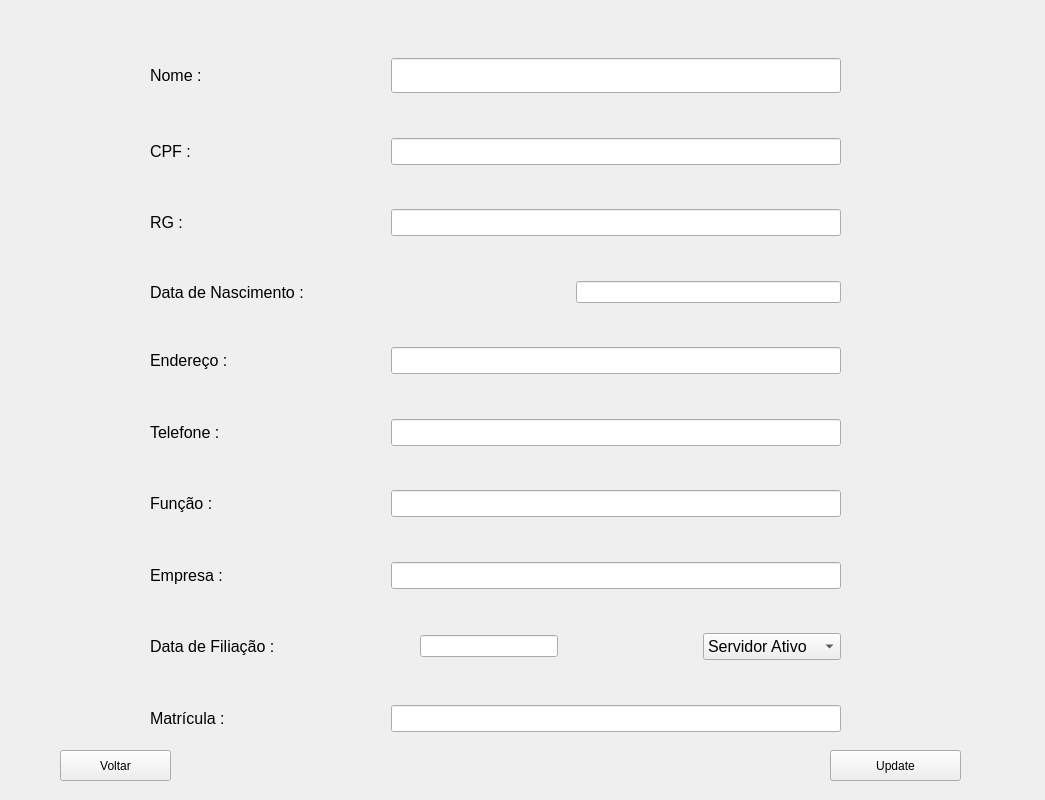
<?xml version="1.0" encoding="UTF-8"?>
<ui version="4.0">
 <class>Pesquisar</class>
 <widget class="QWidget" name="Pesquisar">
  <property name="geometry">
   <rect>
    <x>0</x>
    <y>0</y>
    <width>1045</width>
    <height>800</height>
   </rect>
  </property>
  <property name="windowTitle">
   <string>Pesquisar</string>
  </property>
  <property name="windowIcon">
   <iconset>
    <normaloff>imagens/icone.jpg</normaloff>imagens/icone.jpg</iconset>
  </property>
  <widget class="QWidget" name="horizontalLayoutWidget">
   <property name="geometry">
    <rect>
     <x>100</x>
     <y>20</y>
     <width>801</width>
     <height>71</height>
    </rect>
   </property>
   <layout class="QHBoxLayout" name="horizontalLayout">
    <item>
     <spacer name="horizontalSpacer">
      <property name="orientation">
       <enum>Qt::Horizontal</enum>
      </property>
      <property name="sizeHint" stdset="0">
       <size>
        <width>40</width>
        <height>20</height>
       </size>
      </property>
     </spacer>
    </item>
    <item>
     <widget class="QLabel" name="label">
      <property name="font">
       <font>
        <pointsize>16</pointsize>
       </font>
      </property>
      <property name="text">
       <string>Selecione o metodo de pesquisa</string>
      </property>
     </widget>
    </item>
    <item>
     <spacer name="horizontalSpacer_2">
      <property name="orientation">
       <enum>Qt::Horizontal</enum>
      </property>
      <property name="sizeHint" stdset="0">
       <size>
        <width>40</width>
        <height>20</height>
       </size>
      </property>
     </spacer>
    </item>
   </layout>
  </widget>
  <widget class="QComboBox" name="Pes_ModoPesquisa">
   <property name="geometry">
    <rect>
     <x>100</x>
     <y>120</y>
     <width>241</width>
     <height>41</height>
    </rect>
   </property>
   <item>
    <property name="text">
     <string>Nome</string>
    </property>
   </item>
   <item>
    <property name="text">
     <string>CPF</string>
    </property>
   </item>
   <item>
    <property name="text">
     <string>RG</string>
    </property>
   </item>
   <item>
    <property name="text">
     <string>Matricula</string>
    </property>
   </item>
  </widget>
  <widget class="QWidget" name="horizontalLayoutWidget_2">
   <property name="geometry">
    <rect>
     <x>100</x>
     <y>170</y>
     <width>801</width>
     <height>71</height>
    </rect>
   </property>
   <layout class="QHBoxLayout" name="horizontalLayout_2">
    <item>
     <spacer name="horizontalSpacer_3">
      <property name="orientation">
       <enum>Qt::Horizontal</enum>
      </property>
      <property name="sizeHint" stdset="0">
       <size>
        <width>40</width>
        <height>20</height>
       </size>
      </property>
     </spacer>
    </item>
    <item>
     <widget class="QLabel" name="label_2">
      <property name="font">
       <font>
        <pointsize>16</pointsize>
       </font>
      </property>
      <property name="text">
       <string>Entre com o dado para pesquisa</string>
      </property>
     </widget>
    </item>
    <item>
     <spacer name="horizontalSpacer_4">
      <property name="orientation">
       <enum>Qt::Horizontal</enum>
      </property>
      <property name="sizeHint" stdset="0">
       <size>
        <width>40</width>
        <height>20</height>
       </size>
      </property>
     </spacer>
    </item>
   </layout>
  </widget>
  <widget class="QLineEdit" name="Pes_DadoPesquisa">
   <property name="geometry">
    <rect>
     <x>102</x>
     <y>290</y>
     <width>671</width>
     <height>28</height>
    </rect>
   </property>
   <property name="placeholderText">
    <string>coloque os dados aqui</string>
   </property>
  </widget>
  <widget class="QPushButton" name="Pes_B_Pes">
   <property name="geometry">
    <rect>
     <x>790</x>
     <y>290</y>
     <width>111</width>
     <height>31</height>
    </rect>
   </property>
   <property name="text">
    <string>Pesquisar</string>
   </property>
  </widget>
  <widget class="QPushButton" name="Pes_B_Vis">
   <property name="geometry">
    <rect>
     <x>780</x>
     <y>680</y>
     <width>111</width>
     <height>31</height>
    </rect>
   </property>
   <property name="text">
    <string>Visualizar</string>
   </property>
  </widget>
  <widget class="QPushButton" name="Pes_B_Voltar">
   <property name="geometry">
    <rect>
     <x>30</x>
     <y>680</y>
     <width>101</width>
     <height>31</height>
    </rect>
   </property>
   <property name="text">
    <string>Voltar</string>
   </property>
  </widget>
  <widget class="QTableWidget" name="Pes_TabelaResultado">
   <property name="geometry">
    <rect>
     <x>100</x>
     <y>340</y>
     <width>820</width>
     <height>221</height>
    </rect>
   </property>
   <property name="styleSheet">
    <string notr="true"/>
   </property>
   <property name="autoScroll">
    <bool>true</bool>
   </property>
  </widget>
  <widget class="QWidget" name="Pes_VisuDados" native="true">
   <property name="enabled">
    <bool>true</bool>
   </property>
   <property name="geometry">
    <rect>
     <x>10</x>
     <y>10</y>
     <width>1021</width>
     <height>831</height>
    </rect>
   </property>
   <property name="autoFillBackground">
    <bool>true</bool>
   </property>
   <widget class="QPushButton" name="Pes_B_Update">
    <property name="geometry">
     <rect>
      <x>820</x>
      <y>740</y>
      <width>131</width>
      <height>31</height>
     </rect>
    </property>
    <property name="text">
     <string>Update</string>
    </property>
   </widget>
   <widget class="QPushButton" name="Pes_B_VoltarView">
    <property name="geometry">
     <rect>
      <x>50</x>
      <y>740</y>
      <width>111</width>
      <height>31</height>
     </rect>
    </property>
    <property name="text">
     <string>Voltar</string>
    </property>
   </widget>
   <widget class="QWidget" name="verticalLayoutWidget">
    <property name="geometry">
     <rect>
      <x>140</x>
      <y>10</y>
      <width>691</width>
      <height>712</height>
     </rect>
    </property>
    <layout class="QVBoxLayout" name="verticalLayout">
     <item>
      <spacer name="verticalSpacer_3">
       <property name="orientation">
        <enum>Qt::Vertical</enum>
       </property>
       <property name="sizeHint" stdset="0">
        <size>
         <width>20</width>
         <height>40</height>
        </size>
       </property>
      </spacer>
     </item>
     <item>
      <layout class="QHBoxLayout" name="horizontalLayout_3">
       <item>
        <widget class="QLabel" name="label_3">
         <property name="font">
          <font>
           <pointsize>12</pointsize>
          </font>
         </property>
         <property name="text">
          <string>Nome :</string>
         </property>
        </widget>
       </item>
       <item>
        <spacer name="horizontalSpacer_5">
         <property name="orientation">
          <enum>Qt::Horizontal</enum>
         </property>
         <property name="sizeHint" stdset="0">
          <size>
           <width>40</width>
           <height>20</height>
          </size>
         </property>
        </spacer>
       </item>
       <item>
        <widget class="QLineEdit" name="InputName">
         <property name="enabled">
          <bool>true</bool>
         </property>
         <property name="minimumSize">
          <size>
           <width>450</width>
           <height>35</height>
          </size>
         </property>
         <property name="font">
          <font>
           <pointsize>12</pointsize>
          </font>
         </property>
         <property name="readOnly">
          <bool>true</bool>
         </property>
        </widget>
       </item>
      </layout>
     </item>
     <item>
      <spacer name="verticalSpacer_2">
       <property name="orientation">
        <enum>Qt::Vertical</enum>
       </property>
       <property name="sizeHint" stdset="0">
        <size>
         <width>20</width>
         <height>40</height>
        </size>
       </property>
      </spacer>
     </item>
     <item>
      <layout class="QHBoxLayout" name="horizontalLayout_4">
       <item>
        <widget class="QLabel" name="label_4">
         <property name="font">
          <font>
           <pointsize>12</pointsize>
          </font>
         </property>
         <property name="text">
          <string>CPF :</string>
         </property>
        </widget>
       </item>
       <item>
        <spacer name="horizontalSpacer_6">
         <property name="orientation">
          <enum>Qt::Horizontal</enum>
         </property>
         <property name="sizeHint" stdset="0">
          <size>
           <width>40</width>
           <height>20</height>
          </size>
         </property>
        </spacer>
       </item>
       <item>
        <widget class="QLineEdit" name="InputCPF">
         <property name="minimumSize">
          <size>
           <width>450</width>
           <height>0</height>
          </size>
         </property>
         <property name="font">
          <font>
           <pointsize>12</pointsize>
          </font>
         </property>
         <property name="readOnly">
          <bool>true</bool>
         </property>
        </widget>
       </item>
      </layout>
     </item>
     <item>
      <spacer name="verticalSpacer">
       <property name="orientation">
        <enum>Qt::Vertical</enum>
       </property>
       <property name="sizeHint" stdset="0">
        <size>
         <width>20</width>
         <height>40</height>
        </size>
       </property>
      </spacer>
     </item>
     <item>
      <layout class="QHBoxLayout" name="horizontalLayout_5">
       <item>
        <widget class="QLabel" name="label_5">
         <property name="font">
          <font>
           <pointsize>12</pointsize>
          </font>
         </property>
         <property name="text">
          <string>RG :</string>
         </property>
        </widget>
       </item>
       <item>
        <spacer name="horizontalSpacer_7">
         <property name="orientation">
          <enum>Qt::Horizontal</enum>
         </property>
         <property name="sizeHint" stdset="0">
          <size>
           <width>40</width>
           <height>20</height>
          </size>
         </property>
        </spacer>
       </item>
       <item>
        <widget class="QLineEdit" name="InputRG">
         <property name="minimumSize">
          <size>
           <width>450</width>
           <height>0</height>
          </size>
         </property>
         <property name="font">
          <font>
           <pointsize>12</pointsize>
          </font>
         </property>
         <property name="readOnly">
          <bool>true</bool>
         </property>
        </widget>
       </item>
      </layout>
     </item>
     <item>
      <spacer name="verticalSpacer_4">
       <property name="orientation">
        <enum>Qt::Vertical</enum>
       </property>
       <property name="sizeHint" stdset="0">
        <size>
         <width>20</width>
         <height>40</height>
        </size>
       </property>
      </spacer>
     </item>
     <item>
      <layout class="QHBoxLayout" name="horizontalLayout_6">
       <item>
        <widget class="QLabel" name="label_6">
         <property name="font">
          <font>
           <pointsize>12</pointsize>
          </font>
         </property>
         <property name="text">
          <string>Data de Nascimento :</string>
         </property>
        </widget>
       </item>
       <item>
        <spacer name="horizontalSpacer_8">
         <property name="orientation">
          <enum>Qt::Horizontal</enum>
         </property>
         <property name="sizeHint" stdset="0">
          <size>
           <width>40</width>
           <height>20</height>
          </size>
         </property>
        </spacer>
       </item>
       <item>
        <widget class="QLineEdit" name="InputNasc">
         <property name="readOnly">
          <bool>true</bool>
         </property>
        </widget>
       </item>
      </layout>
     </item>
     <item>
      <spacer name="verticalSpacer_5">
       <property name="orientation">
        <enum>Qt::Vertical</enum>
       </property>
       <property name="sizeHint" stdset="0">
        <size>
         <width>20</width>
         <height>40</height>
        </size>
       </property>
      </spacer>
     </item>
     <item>
      <layout class="QHBoxLayout" name="horizontalLayout_7">
       <item>
        <widget class="QLabel" name="label_7">
         <property name="font">
          <font>
           <pointsize>12</pointsize>
          </font>
         </property>
         <property name="text">
          <string>Endereço :</string>
         </property>
        </widget>
       </item>
       <item>
        <spacer name="horizontalSpacer_9">
         <property name="orientation">
          <enum>Qt::Horizontal</enum>
         </property>
         <property name="sizeHint" stdset="0">
          <size>
           <width>40</width>
           <height>20</height>
          </size>
         </property>
        </spacer>
       </item>
       <item>
        <widget class="QLineEdit" name="InputEndereco">
         <property name="minimumSize">
          <size>
           <width>450</width>
           <height>0</height>
          </size>
         </property>
         <property name="font">
          <font>
           <pointsize>12</pointsize>
          </font>
         </property>
        </widget>
       </item>
      </layout>
     </item>
     <item>
      <spacer name="verticalSpacer_6">
       <property name="orientation">
        <enum>Qt::Vertical</enum>
       </property>
       <property name="sizeHint" stdset="0">
        <size>
         <width>20</width>
         <height>40</height>
        </size>
       </property>
      </spacer>
     </item>
     <item>
      <layout class="QHBoxLayout" name="horizontalLayout_8">
       <item>
        <widget class="QLabel" name="label_8">
         <property name="font">
          <font>
           <pointsize>12</pointsize>
          </font>
         </property>
         <property name="text">
          <string>Telefone :</string>
         </property>
        </widget>
       </item>
       <item>
        <spacer name="horizontalSpacer_10">
         <property name="orientation">
          <enum>Qt::Horizontal</enum>
         </property>
         <property name="sizeHint" stdset="0">
          <size>
           <width>40</width>
           <height>20</height>
          </size>
         </property>
        </spacer>
       </item>
       <item>
        <widget class="QLineEdit" name="InputTelefone">
         <property name="minimumSize">
          <size>
           <width>450</width>
           <height>0</height>
          </size>
         </property>
         <property name="font">
          <font>
           <pointsize>12</pointsize>
          </font>
         </property>
        </widget>
       </item>
      </layout>
     </item>
     <item>
      <spacer name="verticalSpacer_7">
       <property name="orientation">
        <enum>Qt::Vertical</enum>
       </property>
       <property name="sizeHint" stdset="0">
        <size>
         <width>20</width>
         <height>40</height>
        </size>
       </property>
      </spacer>
     </item>
     <item>
      <layout class="QHBoxLayout" name="horizontalLayout_9">
       <item>
        <widget class="QLabel" name="label_9">
         <property name="font">
          <font>
           <pointsize>12</pointsize>
          </font>
         </property>
         <property name="text">
          <string>Função :</string>
         </property>
        </widget>
       </item>
       <item>
        <spacer name="horizontalSpacer_11">
         <property name="orientation">
          <enum>Qt::Horizontal</enum>
         </property>
         <property name="sizeHint" stdset="0">
          <size>
           <width>40</width>
           <height>20</height>
          </size>
         </property>
        </spacer>
       </item>
       <item>
        <widget class="QLineEdit" name="InputFuncao">
         <property name="minimumSize">
          <size>
           <width>450</width>
           <height>0</height>
          </size>
         </property>
         <property name="font">
          <font>
           <pointsize>12</pointsize>
          </font>
         </property>
        </widget>
       </item>
      </layout>
     </item>
     <item>
      <spacer name="verticalSpacer_8">
       <property name="orientation">
        <enum>Qt::Vertical</enum>
       </property>
       <property name="sizeHint" stdset="0">
        <size>
         <width>20</width>
         <height>40</height>
        </size>
       </property>
      </spacer>
     </item>
     <item>
      <layout class="QHBoxLayout" name="horizontalLayout_10">
       <item>
        <widget class="QLabel" name="label_10">
         <property name="font">
          <font>
           <pointsize>12</pointsize>
          </font>
         </property>
         <property name="text">
          <string>Empresa :</string>
         </property>
        </widget>
       </item>
       <item>
        <spacer name="horizontalSpacer_12">
         <property name="orientation">
          <enum>Qt::Horizontal</enum>
         </property>
         <property name="sizeHint" stdset="0">
          <size>
           <width>40</width>
           <height>20</height>
          </size>
         </property>
        </spacer>
       </item>
       <item>
        <widget class="QLineEdit" name="InputEmpresa">
         <property name="minimumSize">
          <size>
           <width>450</width>
           <height>0</height>
          </size>
         </property>
         <property name="font">
          <font>
           <pointsize>12</pointsize>
          </font>
         </property>
        </widget>
       </item>
      </layout>
     </item>
     <item>
      <spacer name="verticalSpacer_9">
       <property name="orientation">
        <enum>Qt::Vertical</enum>
       </property>
       <property name="sizeHint" stdset="0">
        <size>
         <width>20</width>
         <height>40</height>
        </size>
       </property>
      </spacer>
     </item>
     <item>
      <layout class="QHBoxLayout" name="horizontalLayout_11">
       <item>
        <widget class="QLabel" name="label_11">
         <property name="font">
          <font>
           <pointsize>12</pointsize>
          </font>
         </property>
         <property name="text">
          <string>Data de Filiação :</string>
         </property>
        </widget>
       </item>
       <item>
        <spacer name="horizontalSpacer_13">
         <property name="orientation">
          <enum>Qt::Horizontal</enum>
         </property>
         <property name="sizeHint" stdset="0">
          <size>
           <width>40</width>
           <height>20</height>
          </size>
         </property>
        </spacer>
       </item>
       <item>
        <widget class="QLineEdit" name="InputFiliacao">
         <property name="readOnly">
          <bool>true</bool>
         </property>
        </widget>
       </item>
       <item>
        <spacer name="horizontalSpacer_14">
         <property name="orientation">
          <enum>Qt::Horizontal</enum>
         </property>
         <property name="sizeType">
          <enum>QSizePolicy::Expanding</enum>
         </property>
         <property name="sizeHint" stdset="0">
          <size>
           <width>40</width>
           <height>20</height>
          </size>
         </property>
        </spacer>
       </item>
       <item>
        <widget class="QComboBox" name="InputEstado">
         <property name="sizePolicy">
          <sizepolicy hsizetype="Expanding" vsizetype="Fixed">
           <horstretch>0</horstretch>
           <verstretch>0</verstretch>
          </sizepolicy>
         </property>
         <property name="font">
          <font>
           <pointsize>12</pointsize>
          </font>
         </property>
         <item>
          <property name="text">
           <string>Servidor Ativo</string>
          </property>
         </item>
         <item>
          <property name="text">
           <string>Afastado</string>
          </property>
         </item>
         <item>
          <property name="text">
           <string>Aposentado</string>
          </property>
         </item>
        </widget>
       </item>
      </layout>
     </item>
     <item>
      <spacer name="verticalSpacer_10">
       <property name="orientation">
        <enum>Qt::Vertical</enum>
       </property>
       <property name="sizeHint" stdset="0">
        <size>
         <width>20</width>
         <height>40</height>
        </size>
       </property>
      </spacer>
     </item>
     <item>
      <layout class="QHBoxLayout" name="horizontalLayout_12">
       <item>
        <widget class="QLabel" name="label_12">
         <property name="font">
          <font>
           <pointsize>12</pointsize>
          </font>
         </property>
         <property name="text">
          <string>Matrícula :</string>
         </property>
        </widget>
       </item>
       <item>
        <spacer name="horizontalSpacer_15">
         <property name="orientation">
          <enum>Qt::Horizontal</enum>
         </property>
         <property name="sizeHint" stdset="0">
          <size>
           <width>40</width>
           <height>20</height>
          </size>
         </property>
        </spacer>
       </item>
       <item>
        <widget class="QLineEdit" name="InputMatricula">
         <property name="minimumSize">
          <size>
           <width>450</width>
           <height>0</height>
          </size>
         </property>
         <property name="font">
          <font>
           <pointsize>12</pointsize>
          </font>
         </property>
         <property name="readOnly">
          <bool>true</bool>
         </property>
        </widget>
       </item>
      </layout>
     </item>
    </layout>
   </widget>
  </widget>
  <widget class="QPushButton" name="Pes_B_Deletar">
   <property name="geometry">
    <rect>
     <x>640</x>
     <y>680</y>
     <width>121</width>
     <height>31</height>
    </rect>
   </property>
   <property name="text">
    <string>Deletar</string>
   </property>
  </widget>
  <zorder>Pes_B_Deletar</zorder>
  <zorder>horizontalLayoutWidget</zorder>
  <zorder>Pes_ModoPesquisa</zorder>
  <zorder>horizontalLayoutWidget_2</zorder>
  <zorder>Pes_DadoPesquisa</zorder>
  <zorder>Pes_B_Pes</zorder>
  <zorder>Pes_B_Vis</zorder>
  <zorder>Pes_B_Voltar</zorder>
  <zorder>Pes_TabelaResultado</zorder>
  <zorder>Pes_VisuDados</zorder>
 </widget>
 <resources/>
 <connections/>
</ui>
